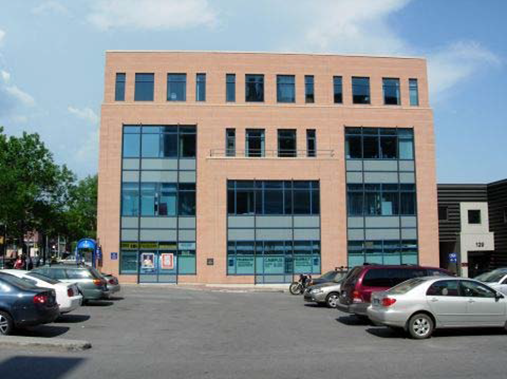
#> input picture Labs/L3/building.png, 508 x 383 px, found by its file name
$ python lab3.py
#> lines starting #> are read from the running program, lines starting #| are printed output that depends on the picture; after the words box and inside, x2 and y2 are one past the last pixel; in counts of white or black regions, pixels touching at a corner belong together
'''
Write an application that uses morphological operators to extract corners from an image using the following algorithm:
    1. R1 = Dilate(Img,cross)
    2. R1 = Erode(R1,Diamond)
    3. R2 = Dilate(Img,Xshape)
    4. R2 = Erode(R2,square)
    5. R = absdiff(R2,R1)
    6. Display(R)
Transform the input image to make it compatible with binary operators and display the results imposed over the original image.
Apply the algorithm at least on the following images Rectangle and Building.
'''

import cv2
import numpy as np


image2 = r'D:\Uni\MS3-CV\Labs\L3\rectangle.png'
image1 = r'D:\Uni\MS3-CV\Labs\L3\building.png'
original_img = cv2.imread(image1)
#> original_img is the input picture: shape (383, 508, 3); mean B, G, R 140.5, 137.6, 130.6
gray_img = cv2.cvtColor(original_img, cv2.COLOR_BGR2GRAY)
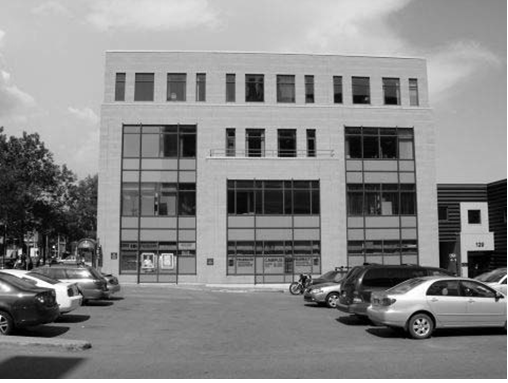
#> gray_img: shape (383, 508); min 0, max 255, mean 135.9

# Convert the grayscale image to binary
_, binary_img = cv2.threshold(gray_img, 127, 255, cv2.THRESH_BINARY)
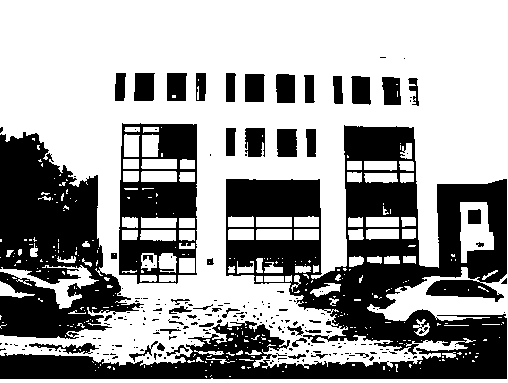
#> binary_img: shape (383, 508); 62.6% white; 228 black regions (181 under 20 px), largest, box (x1, y1, x2, y2) and area: (0, 125, 507, 379) 40605, (0, 132, 144, 339) 16457, (119, 123, 197, 284) 7109

# Define structuring elements
cross = cv2.getStructuringElement(cv2.MORPH_CROSS, (3, 3))
diamond = np.array([[0, 1, 0], [1, 1, 1], [0, 1, 0]], dtype=np.uint8)
xshape = np.array([[1, 0, 1], [0, 1, 0], [1, 0, 1]], dtype=np.uint8)
square = cv2.getStructuringElement(cv2.MORPH_RECT, (3, 3))

# Step 1: Dilate and erode with cross and diamond
R1 = cv2.dilate(binary_img, cross)
#> R1: shape (383, 508); 70.5% white; 193 black regions (149 under 20 px), largest, box (x1, y1, x2, y2) and area: (0, 180, 506, 378) 20868, (0, 133, 135, 337) 14177, (227, 180, 320, 217) 3256
R1 = cv2.erode(R1, diamond)
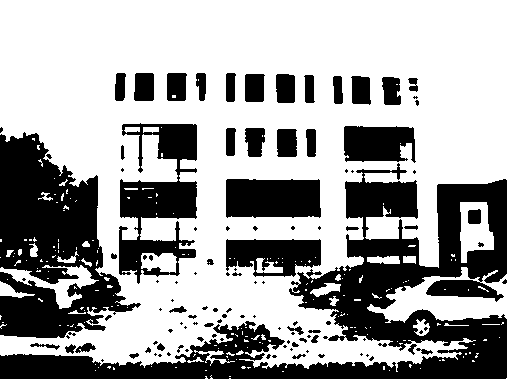
#> R1: shape (383, 508); 64.6% white; 117 black regions (66 under 20 px), largest, box (x1, y1, x2, y2) and area: (0, 163, 507, 379) 30215, (0, 132, 141, 338) 16113, (119, 123, 197, 284) 6400

# Step 2: Dilate and erode with X-shape and square
R2 = cv2.dilate(binary_img, xshape)
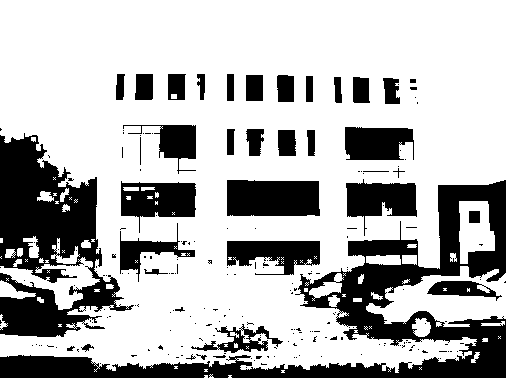
#> R2: shape (383, 508); 71.6% white; 211 black regions (173 under 20 px), largest, box (x1, y1, x2, y2) and area: (0, 180, 506, 378) 20141, (0, 133, 134, 337) 13660, (227, 180, 320, 216) 3237
R2 = cv2.erode(R2, square)
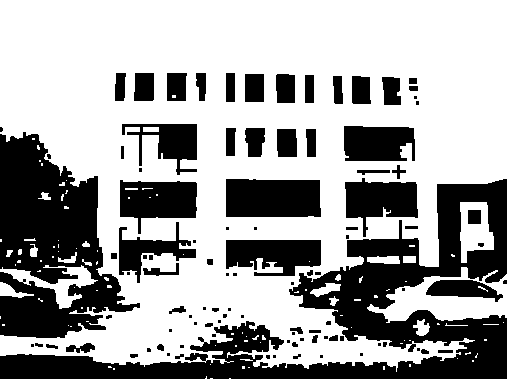
#> R2: shape (383, 508); 64.6% white; 100 black regions (43 under 20 px), largest, box (x1, y1, x2, y2) and area: (0, 179, 507, 379) 26413, (0, 132, 140, 338) 16278, (226, 179, 321, 217) 3507

# Step 3: Compute the absolute difference
R = cv2.absdiff(R2, R1)
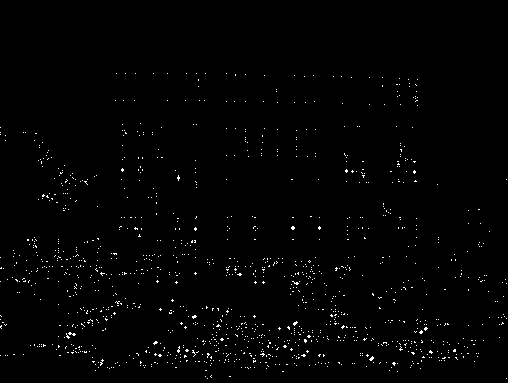
#> R: shape (383, 508); 1.1% white in thin lines or dots, all inside (x1, y1, x2, y2) = (0, 73, 507, 379)

# Step 4: Overlay the results on the original image
corners = np.where(R > 0)
#> corners = 2134 positions, rows 73 to 378, columns 0 to 506
for (y, x) in zip(corners[0], corners[1]):
    cv2.circle(original_img, (x, y), radius=5, color=(0, 0, 255), thickness=2)
#> this loop made 2134 passes
#> (y, x) on passes 1 to 3: (73, 116), (73, 125), (73, 135)
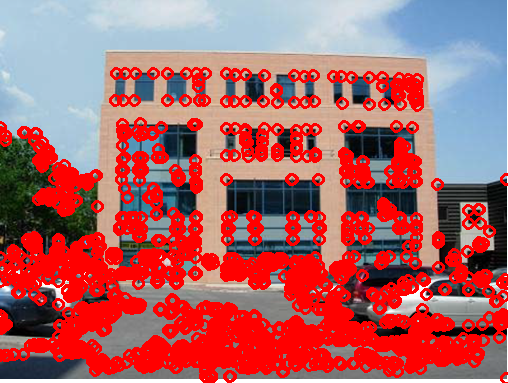
#> original_img: shape (383, 508, 3); mean B, G, R 101.9, 98.9, 174.8

# Display results
cv2.imshow("Corners", R)
cv2.imshow("Overlay", original_img)
cv2.waitKey(0)
cv2.destroyAllWindows()

$ run again, with Labs/L4/images/building1.jpg saved as Labs/L3/building.png
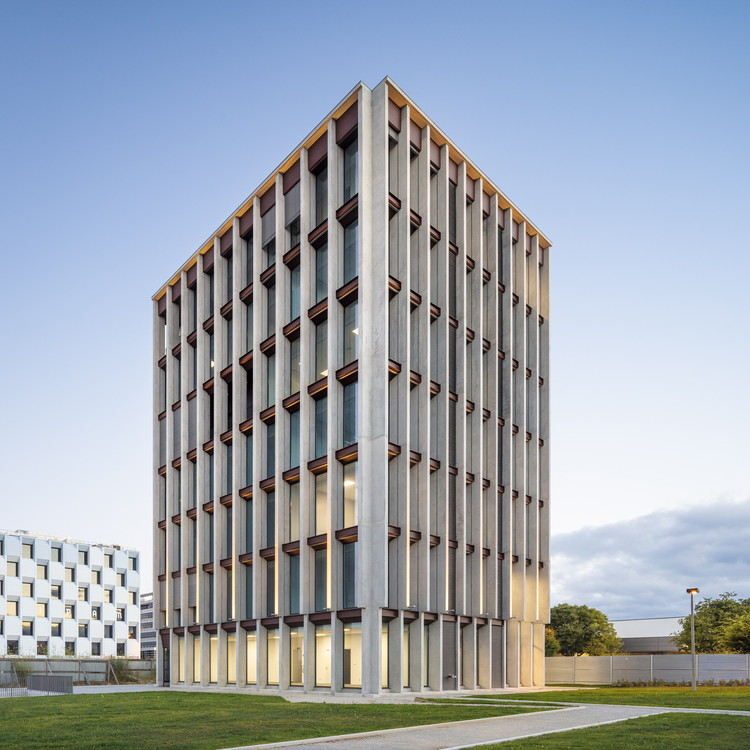
#> input picture Labs/L4/images/building1.jpg, 750 x 750 px, found by its file name
#> original_img is the input picture: shape (750, 750, 3); mean B, G, R 174, 164.7, 156.9
#> `_, binary_img = cv2.threshold(gray_img, 127, 255, cv2.THRESH_BINARY)`:
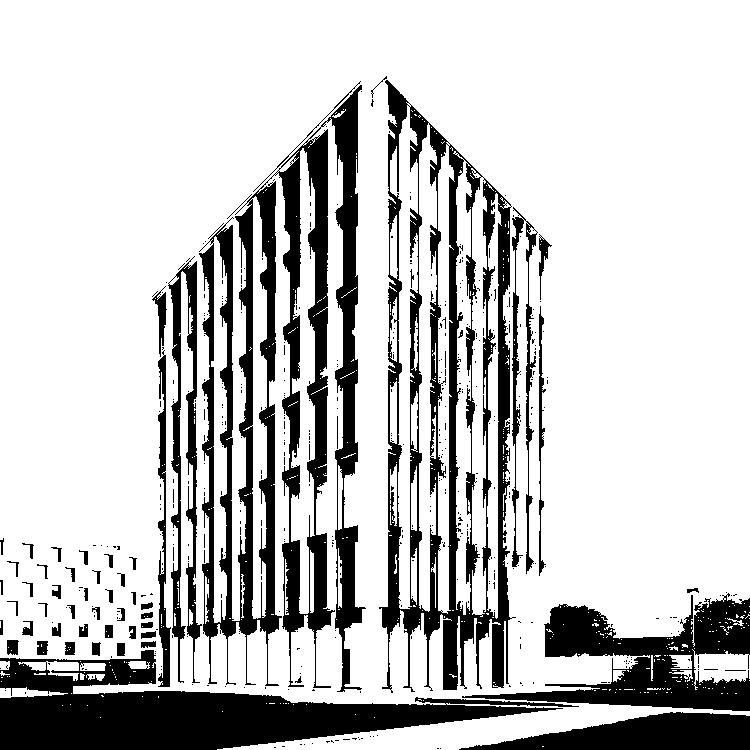
#> binary_img: shape (750, 750); 78.1% white; 487 black regions (429 under 20 px), largest, box (x1, y1, x2, y2) and area: (199, 85, 366, 692) 36447, (379, 80, 516, 693) 26064, (0, 650, 579, 750) 25167
#> R: shape (750, 750); 0.68% white in thin lines or dots, all inside (x1, y1, x2, y2) = (0, 80, 750, 750)
#> corners = 3825 positions, rows 80 to 749, columns 0 to 749
#> the loop `for (y, x) in zip(corners[0], corners[1]):` made 3825 passes
#> (y, x) on passes 1 to 3: (80, 386), (80, 387), (81, 385)
#> after the loop `for (y, x) in zip(corners[0], corners[1]):`:
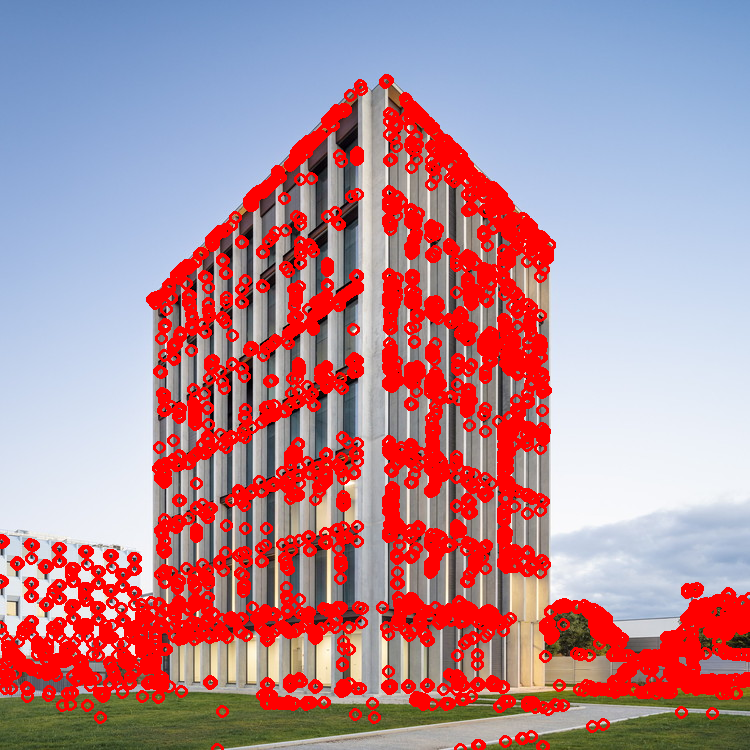
#> original_img: shape (750, 750, 3); mean B, G, R 149.5, 138.3, 181.9
